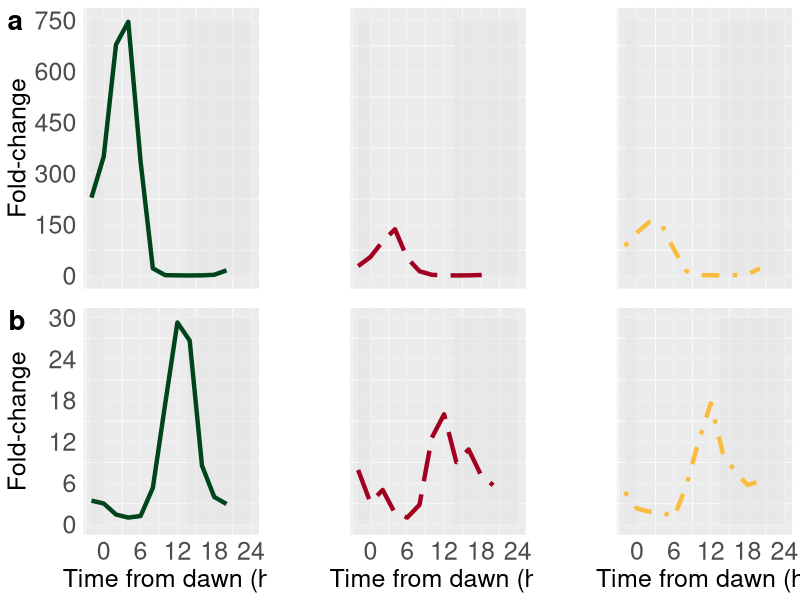

Generate this figure with R:
library(ggplot2)
library(scales)
library(reshape2)
library(cowplot)


f1 = "#00441b"
e1 = "#a20021"
e5 = "#fabc3c"
f1_line = "solid"
e1_line = "longdash"
e5_line = "dotdash"

timecourses_LHY = read.csv("FigureS8_LHY_timecourses.txt", sep="\t")

LHY_L1 <- ggplot(data=timecourses_LHY, aes(x=Hour, y=timecourses_LHY$leaf..1)) +
  annotate("rect", xmin = -2, xmax = 0, ymin = 0, ymax = 750, alpha = .5, fill = "#e3e3e3")+
  annotate("rect", xmin = 13.5, xmax = 24, ymin = 0, ymax = 750, alpha = .5, fill = "#e3e3e3")+
  geom_line(aes(col=f1_line, linetype=f1_line), size = 1.5) +
  #annotate("text", x = 22.2, y = 2.15, label = "italic(LHY)", size = 7, parse = TRUE)+
  scale_colour_manual(values=c(f1))+
  scale_linetype_manual(values=c(f1_line)) +
  scale_x_continuous(breaks=seq(0,24,6), name="Time from dawn (h)", limits=c(-2, 24))+
  scale_y_continuous(breaks=seq(0,750,150), name="Fold-change", limits=c(0, 750))+
  theme(panel.grid.major = element_line(colour = "#efefef", size = 0.75), 
        text = element_text(size=18), 
        axis.ticks = element_blank(),
        axis.line = element_blank(),
        #axis.text.x = element_text(size=18),
        axis.text.x = element_blank(),
        axis.title.x = element_blank(),
        axis.text.y = element_text(size=18),
        legend.position="none")

LHY_E1 <- ggplot(data=timecourses_LHY, aes(x=Hour, y=timecourses_LHY$internode.1)) +
  annotate("rect", xmin = -2, xmax = 0, ymin = 0, ymax = 750, alpha = .5, fill = "#e3e3e3")+
  annotate("rect", xmin = 13.5, xmax = 24, ymin = 0, ymax = 750, alpha = .5, fill = "#e3e3e3")+
  geom_line(aes(col=f1_line, linetype=f1_line), size = 1.5) +
  #annotate("text", x = 22.2, y = 2.15, label = "italic(LHY)", size = 7, parse = TRUE)+
  scale_colour_manual(values=c(e1))+
  scale_linetype_manual(values=c(e1_line)) +
  scale_x_continuous(breaks=seq(0,24,6), name="Time from dawn (h)", limits=c(-2, 24))+
  scale_y_continuous(breaks=seq(0,750,150), name="Expression value", limits=c(0, 750))+
  theme(panel.grid.major = element_line(colour = "#efefef", size = 0.75), 
        text = element_text(size=18), 
        axis.ticks = element_blank(),
        axis.line = element_blank(),
        #axis.text.x = element_text(size=18),
        axis.text.x = element_blank(),
        axis.title.x = element_blank(),
        #axis.text.y = element_text(size=18),
        axis.text.y = element_blank(),
        axis.title.y = element_blank(),
        legend.position="none")

LHY_E5 <- ggplot(data=timecourses_LHY, aes(x=Hour, y=timecourses_LHY$internode.5)) +
  annotate("rect", xmin = -2, xmax = 0, ymin = 0, ymax = 750, alpha = .5, fill = "#e3e3e3")+
  annotate("rect", xmin = 13.5, xmax = 24, ymin = 0, ymax = 750, alpha = .5, fill = "#e3e3e3")+
  geom_line(aes(col=e5_line, linetype=e5_line), size = 1.5) +
  #annotate("text", x = 22.2, y = 2.15, label = "italic(LHY)", size = 7, parse = TRUE)+
  scale_colour_manual(values=c(e5))+
  scale_linetype_manual(values=c(e5_line)) +
  scale_x_continuous(breaks=seq(0,24,6), name="Time from dawn (h)", limits=c(-2, 24))+
  scale_y_continuous(breaks=seq(0,750,150), name="Expression value", limits=c(0, 750))+
  theme(panel.grid.major = element_line(colour = "#efefef", size = 0.75), 
        text = element_text(size=18), 
        axis.ticks = element_blank(),
        axis.line = element_blank(),
        #axis.text.x = element_text(size=18),
        axis.text.x = element_blank(),
        axis.title.x = element_blank(),
        #axis.text.y = element_text(size=18),
        axis.text.y = element_blank(),
        axis.title.y = element_blank(),
        legend.position="none")

timecourses_TOC1 = read.csv("FigureS8_TOC1_timecourses.txt", sep="\t")

TOC1_L1 <- ggplot(data=timecourses_TOC1, aes(x=Hour, y=timecourses_TOC1$leaf..1)) +
  annotate("rect", xmin = -2, xmax = 0, ymin = 0, ymax = 30, alpha = .5, fill = "#e3e3e3")+
  annotate("rect", xmin = 13.5, xmax = 24, ymin = 0, ymax = 30, alpha = .5, fill = "#e3e3e3")+
  geom_line(aes(col=f1_line, linetype=f1_line), size = 1.5) +
  #annotate("text", x = 22.2, y = 2.15, label = "italic(TOC1)", size = 7, parse = TRUE)+
  scale_colour_manual(values=c(f1))+
  scale_linetype_manual(values=c(f1_line)) +
  scale_x_continuous(breaks=seq(0,24,6), name="Time from dawn (h)", limits=c(-2, 24))+
  scale_y_continuous(breaks=seq(0,30,6), name="Fold-change", limits=c(0, 30))+
  theme(panel.grid.major = element_line(colour = "#efefef", size = 0.75), 
        text = element_text(size=18), 
        axis.ticks = element_blank(),
        axis.line = element_blank(),
        axis.text.x = element_text(size=18),
        axis.text.y = element_text(size=18),
        legend.position="none")

TOC1_E1 <- ggplot(data=timecourses_TOC1, aes(x=Hour, y=timecourses_TOC1$internode.1)) +
  annotate("rect", xmin = -2, xmax = 0, ymin = 0, ymax = 30, alpha = .5, fill = "#e3e3e3")+
  annotate("rect", xmin = 13.5, xmax = 24, ymin = 0, ymax = 30, alpha = .5, fill = "#e3e3e3")+
  geom_line(aes(col=f1_line, linetype=f1_line), size = 1.5) +
  #annotate("text", x = 22.2, y = 2.15, label = "italic(TOC1)", size = 7, parse = TRUE)+
  scale_colour_manual(values=c(e1))+
  scale_linetype_manual(values=c(e1_line)) +
  scale_x_continuous(breaks=seq(0,24,6), name="Time from dawn (h)", limits=c(-2, 24))+
  scale_y_continuous(breaks=seq(0,30,6), name="Expression value", limits=c(0, 30))+
  theme(panel.grid.major = element_line(colour = "#efefef", size = 0.75), 
        text = element_text(size=18), 
        axis.ticks = element_blank(),
        axis.line = element_blank(),
        axis.text.x = element_text(size=18),
        #axis.text.y = element_text(size=18),
        axis.text.y = element_blank(),
        axis.title.y = element_blank(),
        legend.position="none")

TOC1_E5 <- ggplot(data=timecourses_TOC1, aes(x=Hour, y=timecourses_TOC1$internode.5)) +
  annotate("rect", xmin = -2, xmax = 0, ymin = 0, ymax = 30, alpha = .5, fill = "#e3e3e3")+
  annotate("rect", xmin = 13.5, xmax = 24, ymin = 0, ymax = 30, alpha = .5, fill = "#e3e3e3")+
  geom_line(aes(col=e5_line, linetype=e5_line), size = 1.5) +
  scale_colour_manual(values=c(e5))+
  scale_linetype_manual(values=c(e5_line)) +
  scale_x_continuous(breaks=seq(0,24,6), name="Time from dawn (h)", limits=c(-2, 24))+
  scale_y_continuous(breaks=seq(0,30,6), name="Expression value", limits=c(0, 30))+
  theme(panel.grid.major = element_line(colour = "#efefef", size = 0.75), 
        text = element_text(size=18), 
        axis.ticks = element_blank(),
        axis.line = element_blank(),
        axis.text.x = element_text(size=18),
        #axis.text.y = element_text(size=18),
        axis.text.y = element_blank(),
        axis.title.y = element_blank(),
        legend.position="none")

plot_grid(LHY_L1, LHY_E1, LHY_E5, TOC1_L1, TOC1_E1, TOC1_E5, labels = c("a", "", "", "b", "", ""), ncol = 3, align = "v",label_size = 20)
